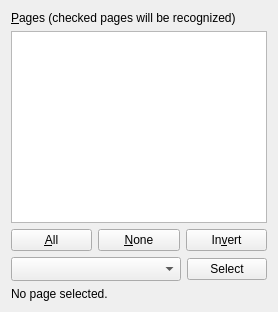
     <widget class="QWidget" name="pagesPanel">
      <layout class="QVBoxLayout" name="pagesPanelLayout">
       <item>
        <widget class="QLabel" name="pagesLabel">
         <property name="text">
          <string>&amp;Pages (checked pages will be recognized)</string>
         </property>
         <property name="wordWrap">
          <bool>true</bool>
         </property>
         <property name="buddy">
          <cstring>pagesListWidget</cstring>
         </property>
        </widget>
       </item>
       <item>
        <widget class="QListWidget" name="pagesListWidget">
         <property name="accessibleName">
          <string>Pages</string>
         </property>
         <property name="iconSize">
          <size>
           <width>64</width>
           <height>90</height>
          </size>
         </property>
         <property name="uniformItemSizes">
          <bool>false</bool>
         </property>
         <property name="wordWrap">
          <bool>true</bool>
         </property>
         <property name="textElideMode">
          <enum>Qt::ElideNone</enum>
         </property>
         <property name="toolTip">
          <string>Pages of the document. Check the pages to recognize; the state and the number of results requiring a review are displayed for every page.</string>
         </property>
        </widget>
       </item>
       <item>
        <layout class="QHBoxLayout" name="pageSelectionButtonsLayout">
         <item>
          <widget class="QPushButton" name="selectAllPagesButton">
           <property name="text">
            <string>&amp;All</string>
           </property>
           <property name="toolTip">
            <string>Check all pages</string>
           </property>
           <property name="accessibleName">
            <string>All</string>
           </property>
          </widget>
         </item>
         <item>
          <widget class="QPushButton" name="selectNoPagesButton">
           <property name="text">
            <string>&amp;None</string>
           </property>
           <property name="toolTip">
            <string>Uncheck all pages</string>
           </property>
           <property name="accessibleName">
            <string>None</string>
           </property>
          </widget>
         </item>
         <item>
          <widget class="QPushButton" name="invertPagesButton">
           <property name="text">
            <string>In&amp;vert</string>
           </property>
           <property name="toolTip">
            <string>Invert the page selection</string>
           </property>
           <property name="accessibleName">
            <string>Invert</string>
           </property>
          </widget>
         </item>
        </layout>
       </item>
       <item>
        <layout class="QHBoxLayout" name="helperSelectionLayout" stretch="1,0">
         <item>
          <widget class="QComboBox" name="helperSelectionComboBox">
           <property name="accessibleName">
            <string>Helper selection</string>
           </property>
           <property name="sizeAdjustPolicy">
            <enum>QComboBox::AdjustToMinimumContentsLengthWithIcon</enum>
           </property>
           <property name="minimumContentsLength">
            <number>8</number>
           </property>
           <property name="toolTip">
            <string>Helper selections based on the page analysis. The analysis is a heuristic, check the selection manually.</string>
           </property>
          </widget>
         </item>
         <item>
          <widget class="QPushButton" name="applyHelperSelectionButton">
           <property name="text">
            <string>Select</string>
           </property>
           <property name="toolTip">
            <string>Check the pages according to the helper selection</string>
           </property>
           <property name="accessibleName">
            <string>Select</string>
           </property>
          </widget>
         </item>
        </layout>
       </item>
       <item>
        <widget class="QLabel" name="selectionInfoLabel">
         <property name="text">
          <string>No page selected.</string>
         </property>
         <property name="wordWrap">
          <bool>true</bool>
         </property>
        </widget>
       </item>
      </layout>
     </widget>
